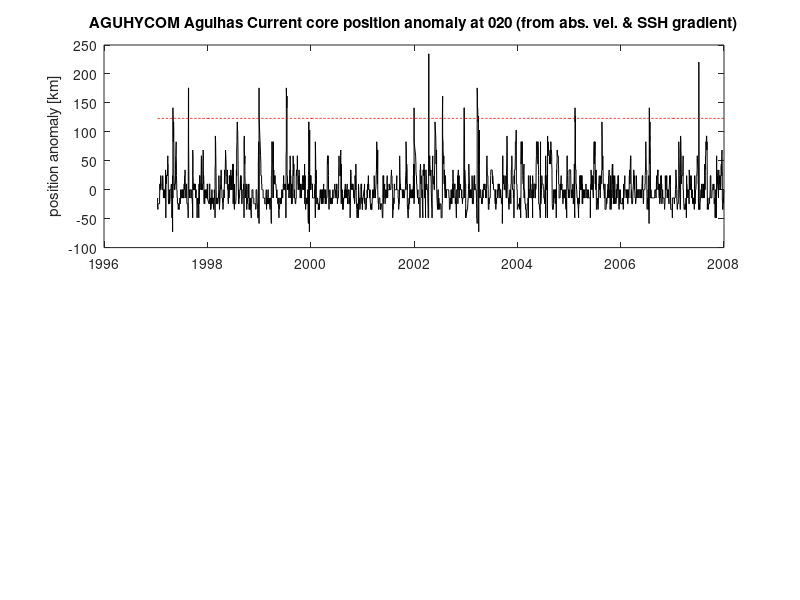

Write the MATLAB code that produced this figure. (Note: this script raises an error after producing the figure.)
%plots outputs of pulse_ID for both HYCOM and INALT on the the same axes
%N.Malan, Cape Town, August 2016
close all;clear all;clc

%%Hycom first
load ACpos_020_AGUHYCOM_Fig3.mat
ac_std020=repmat(std(ac_anom020),size(ac_anom020));
lastday_i = 4004;
n=4;
subplot(2,1,1)
r=plot(time(1:lastday_i),ac_anom020,'k')
datetick
ylabel('position anomaly [km]')
ylim([-100 250])
title('AGUHYCOM Agulhas Current core position anomaly at 020 (from abs. vel. & SSH gradient)')
hold on
plot(time(1:lastday_i),ac_std020*n,'r--')
datetick
hold on
%plot(time(1:lastday_i),ac_std020*-n,'k--')
datetick
hline(0,'k');
clear all

%Now INALT01
load ACpos_020_INALT_Fig3.mat
%find indices to plot only common time-period with HYCOM
c_ind=733;
n=4;
t=length(time_uv);

ac_std020=repmat(std(ac_anom020),size(ac_anom020));
subplot(2,1,2)
r=plot(time_uv(c_ind:t),ac_anom020(c_ind:t),'k')
datetick
ylabel('position anomaly [km]')
ylim([-100 250])
title('INALT01 Agulhas Current core position anomaly at 020 (from abs. vel. & SSH gradient)')
hold on
plot(time_uv(c_ind:t),ac_std020(c_ind:t)*n,'r--')
datetick
hold on
%plot(time_uv(c_ind:t),ac_std020(c_ind:t)*-n,'k--')
hold on
datetick
hline(0,'k');
clear all



